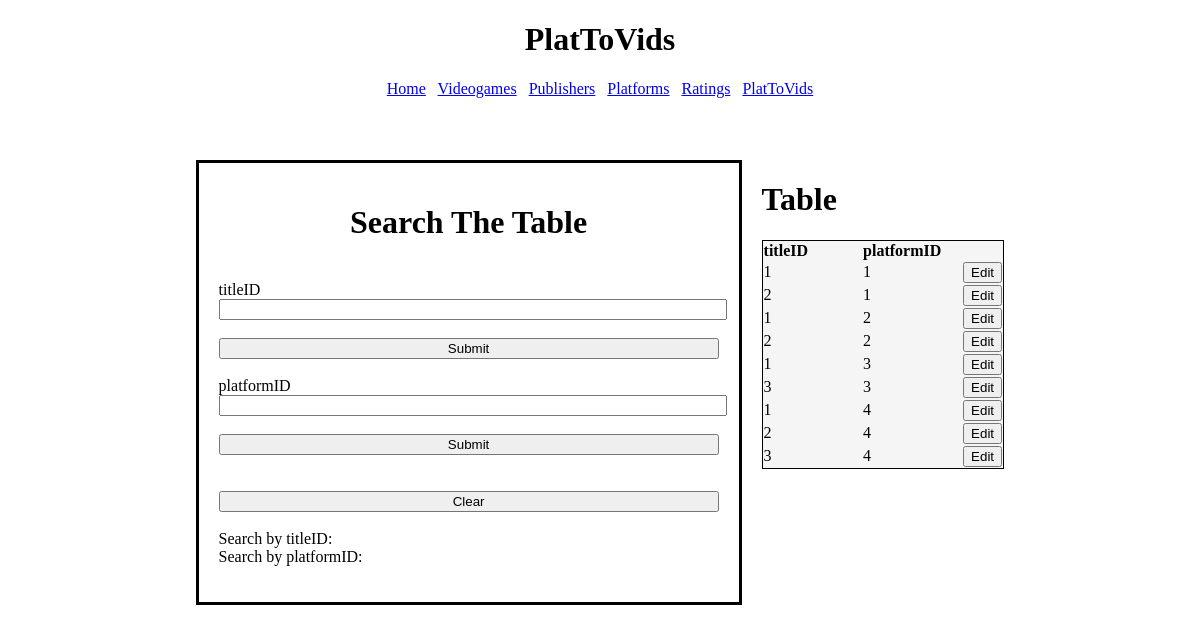
Screenshot of /PlatToVids.php with the database file from the repository.
### tables this page shows
CREATE TABLE `PlatToVids` (
  `titleID` int(11) NOT NULL DEFAULT '0',
  `platformID` int(11) DEFAULT '0',
  PRIMARY KEY (`titleID`,`platformID`),
  KEY `platformID` (`platformID`),
  CONSTRAINT `PlatToVids_ibfk_1` FOREIGN KEY (`titleID`) REFERENCES `Videogames` (`titleID`) ON DELETE CASCADE ON UPDATE CASCADE,
  CONSTRAINT `PlatToVids_ibfk_2` FOREIGN KEY (`platformID`) REFERENCES `Platforms` (`platformID`) ON DELETE CASCADE ON UPDATE CASCADE
);

### PlatToVids.php (the view, shortened to what this page needs)
<!doctype html>
<html lang="en">
<head>
</head>
<body>
		<?php
		$result = mysql_query("SELECT * FROM PlatToVids");
		?>
	<h1 style="text-align:center;">
		PlatToVids
	</h1>
	<p style="text-align:center;">
		<a href="https://web.engr.oregonstate.edu/~rosenauk/cs340/">Home</a>
		<a href="https://web.engr.oregonstate.edu/~rosenauk/cs340/videogames.php">Videogames</a>
		<a href="https://web.engr.oregonstate.edu/~rosenauk/cs340/publishers.php">Publishers</a>
		<a href="https://web.engr.oregonstate.edu/~rosenauk/cs340/platforms.php">Platforms</a>
		<a href="https://web.engr.oregonstate.edu/~rosenauk/cs340/ratings.php">Ratings</a>
		<a href="https://web.engr.oregonstate.edu/~rosenauk/cs340/PlatToVids.php">PlatToVids</a>
	</p>
	<br>
	<br>
<div class="row">
	<div class="column" style="margin-left:15%;">
	<div class="section">
		<p>
			<h1 style="text-align:center;">Search The Table</h1>
			<div class="container">
				<form>
				<br>
				  <label>titleID</label>
				  <input type="number" name="S_titleID"><br />
				  <br>
				  <input style="width = 100px" type="submit">
				</form>
				<form>
				<br>
				  <label>platformID</label>
				  <input type="number" name="S_platformID"><br />
				  <br>
				  <input style="width = 100px" type="submit">
				</form>
				<form>
				  <br>
				  <br>
				  <input style="width = 100px" type="submit" value="Clear">
				</form>
			</div>
			<br>
			Search by titleID:
			<br>
			Search by platformID:
			<br>
		</p>
	</div>
	<br>
	<br>
	<br>
	</div>
	<br>
	<div class="column">
	<p>
		<h1>Table</h1>
		<table style=" border:1px solid black; border-collapse: collapse; text-align: left;background-color: #F5F5F5;">
			<col width= "100px" />
			<col width= "100px" />
		  <tr>
			<th>titleID</th>
			<th>platformID</th>
			<th> </th>
		  </tr>
		  <?php
            while ($row = mysql_fetch_assoc($result)) {
                echo
                "<tr>
					<td>{$row['titleID']}</td>
					<td>{$row['platformID']}</td>
					<td><button>Edit</button></td>
				</tr>";
            }
            ?>
		</table>
	</p>
	</div>
</div>
</body>
</html>

### PlatToVids.php (style rules this page uses)
.container { width: 500px; clear: both; }
.container input { width: 100%; clear: both; }
.section { border-style: solid; width: fit-content; padding: 20px; }
.row { display: flex; }
.column { flex: 50%; padding: 10px; height: 300px; }

### rows the page displays
plattovids: titleID "1", platformID "1"
plattovids: titleID "2", platformID "1"
plattovids: titleID "1", platformID "2"
plattovids: titleID "2", platformID "2"
plattovids: titleID "1", platformID "3"
plattovids: titleID "3", platformID "3"
plattovids: titleID "1", platformID "4"
plattovids: titleID "2", platformID "4"
plattovids: titleID "3", platformID "4"
